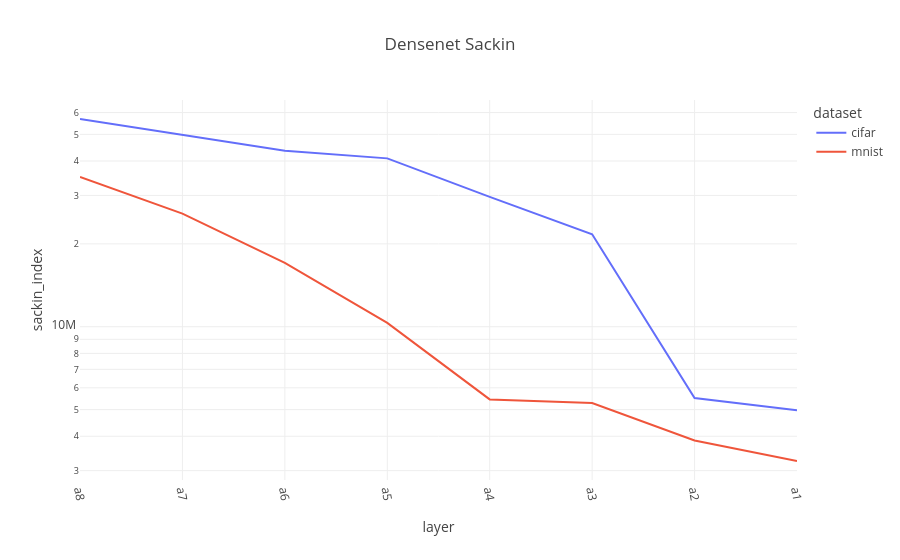

The cell this chart's notebook holds for it:
### Code cell
densenet = layer_data[(layer_data['model']=='densenet') & (layer_data['split']=='trainUval')].copy()

densenet["layer_idx"] = densenet["layer"].apply(lambda x: layer_order['densenet'].index(x))
densenet.sort_values("layer_idx", inplace=True)

fig = px.line(densenet, x="layer", y="sackin_index", color="dataset", color_discrete_sequence=px.colors.qualitative.Plotly, title="Densenet Sackin")
fig.update_xaxes(tickangle=80)
fig.update_yaxes(type="log")

### Figure 1 — Plotly figure (JSON) as saved in the notebook; plotly's stock layout.template omitted (floating-point values rounded to 4 significant figures)
{"data": [{"hovertemplate": "dataset=cifar<br>layer=%{x}<br>sackin_index=%{y}<extra></extra>", "legendgroup": "cifar", "line": {"color": "#636EFA", "dash": "solid"}, "marker": {"symbol": "circle"}, "mode": "lines", "name": "cifar", "orientation": "v", "showlegend": true, "type": "scatter", "x": ["a8", "a7", "a6", "a5", "a4", "a3", "a2", "a1"], "xaxis": "x", "y": [56850000.0, 49790000.0, 43620000.0, 40900000.0, 29650000.0, 21680000.0, 5512000.0, 4970000.0], "yaxis": "y"}, {"hovertemplate": "dataset=mnist<br>layer=%{x}<br>sackin_index=%{y}<extra></extra>", "legendgroup": "mnist", "line": {"color": "#EF553B", "dash": "solid"}, "marker": {"symbol": "circle"}, "mode": "lines", "name": "mnist", "orientation": "v", "showlegend": true, "type": "scatter", "x": ["a8", "a7", "a6", "a5", "a4", "a3", "a2", "a1"], "xaxis": "x", "y": [35020000.0, 25770000.0, 17050000.0, 10330000.0, 5444000.0, 5280000.0, 3858000.0, 3252000.0], "yaxis": "y"}], "layout": {"legend": {"title": {"text": "dataset"}, "tracegroupgap": 0}, "title": {"text": "Densenet Sackin"}, "xaxis": {"anchor": "y", "domain": [0, 1], "tickangle": 80, "title": {"text": "layer"}}, "yaxis": {"anchor": "x", "domain": [0, 1], "title": {"text": "sackin_index"}, "type": "log"}}}
